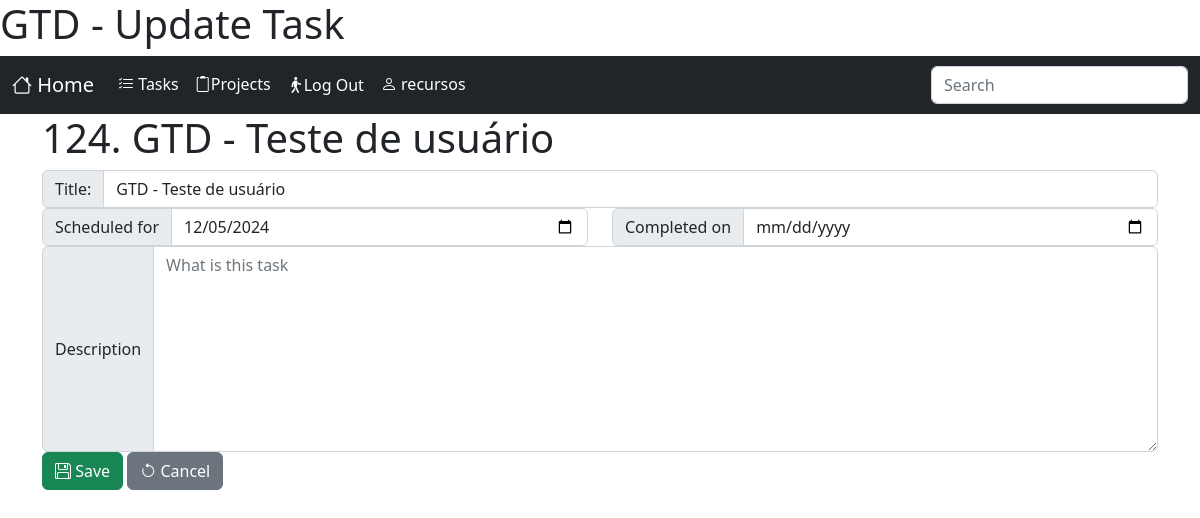
/tasks/task/124/update/ (signed in), run on an earlier commit of the app's database.
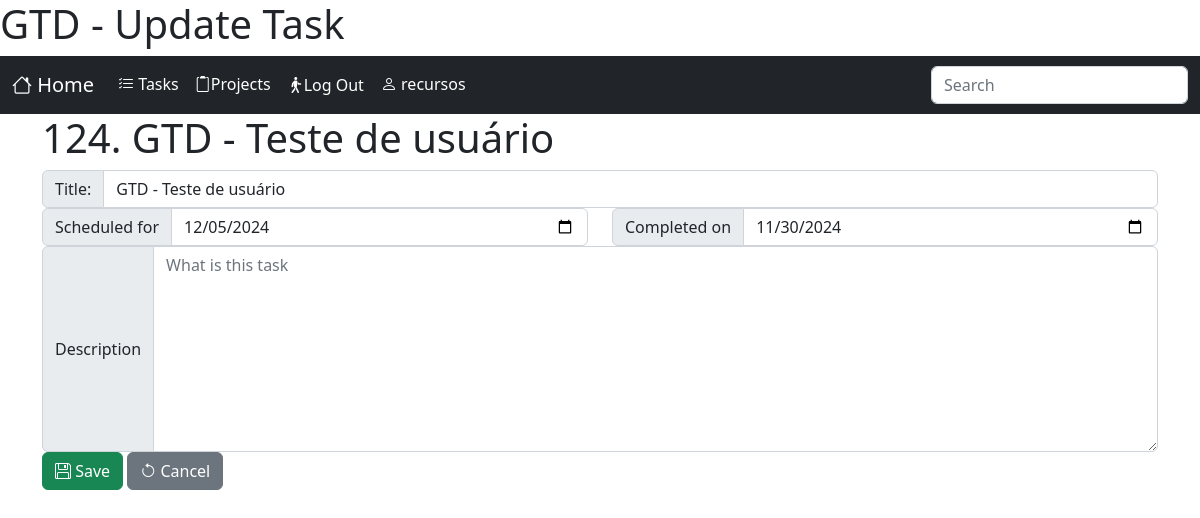
And on a later commit of the database.
### tasks/models.py (models this page shows, shortened)
class Task(models.Model):
    TYPE_CHOICES = {
        'ST': 'Stuff',
        'TK': 'Task',
        'PJ': 'Project',
        'RF': 'Reference',
    }
    user = models.ForeignKey(settings.AUTH_USER_MODEL, verbose_name='User', on_delete=models.CASCADE)
    type = models.CharField('Type', max_length=2, choices=TYPE_CHOICES, default='TK')
    title = models.CharField("Title", max_length=160)
    description = models.TextField("description", blank=True, null=True)
    dt_scheduled = models.DateTimeField("Scheduled for", blank=True, null=True, default=defautlSchedule)
    dt_completed = models.DateTimeField("Completed on", blank=True, null=True)
    dt_canceled  = models.DateTimeField("Completed on", blank=True, null=True)
    created = models.DateTimeField('Created', auto_now_add=True, null=True)
    modified = models.DateTimeField('Modified', auto_now=True, null=True)
    class Meta:
        verbose_name = 'Task'
        verbose_name_plural = 'Tasks'
        ordering = ['user', 'dt_completed','dt_scheduled']

### tasks/views.py (the view, shortened to what this page needs)
# urls.py: path('task/<int:pk>/update/', TaskUpdateView.as_view(), name='update_task'),
class TaskUpdateView(LoginRequiredMixin, UpdateView):
    template_name = 'tasks/update_task.html'
    model = Task
    fields = ['title', 'description', 'dt_scheduled', 'dt_completed']
    def get_object(self, queryset=None):
        obj = super().get_object(queryset)
        if obj.user != self.request.user:
            raise PermissionDenied("You has no permission to edit this Task.")
        return obj

### tasks/templates/tasks/update_task.html (shortened to what this page needs)
{% extends 'core.html' %}
{% load static %}
{% block content %}
<h1>{{object.pk}}. {{object.title}}</h1>
<form class="" method="post" action="{% url 'tasks:update_task' object.pk %}">
    <fieldset>
      <div class="row form-group{% if form.title.errors %} has-error {% endif %}">
        <div class="input-group">
            <label for="id_title" class="input-group-text">Title:</label><input type="text" class="form-control" name="title" id="id_title" placeholder="Insert a task and press <ENTER>" value="{{object.title}}">
        </div>
      </div>
      <div class="row">
          <div class="col-6 form-group{% if form.dt_scheduled.errors %} has-error {% endif %}">
            <div class="input-group">
                <label for="id_dt_scheduled" class="input-group-text">Scheduled for</label><input type="date" class="form-control" name="dt_scheduled" id="id_dt_scheduled" value="{{object.dt_scheduled|date:'Y-m-d'|default:''}}" placeholder="Date">
            </div>
          </div>
          <div class="col-6 form-group{% if form.dt_completed.errors %} has-error {% endif %}">
            <div class="input-group">
                <label for="id_dt_completed" class="input-group-text">Completed on</label><input type="date" class="form-control" name="dt_completed" id="id_dt_completed" value="{{object.dt_completed|date:'Y-m-d'|default:''}}" placeholder="Date">
            </div>
          </div>
      </div>
      <div class="row form-group{% if form.description.errors %} has-error {% endif %}">
        <div class="col input-group">
            <label class="input-group-text" for="id_description">Description</label>
            <textarea class="form-control" placeholder="What is this task" id="id_description" name="description" rows="8">{{object.description|default:''}}</textarea>
        </div>
      </div>
      <div class="row">
          <div class="col">
              <button class="btn btn-success" type="submit"><i class="bi bi-floppy"></i> Save</button>
              <button class="btn btn-secondary" type="reset"><i class="bi bi-arrow-counterclockwise"></i> Cancel</button>
          </div>
      </div>
    </fieldset>
</form>
{%endblock%}

What changed in the data, as far as the page shows it:
changed Task "GTD - Teste de usuário": dt_completed (not shown) → "11/30/2024"
